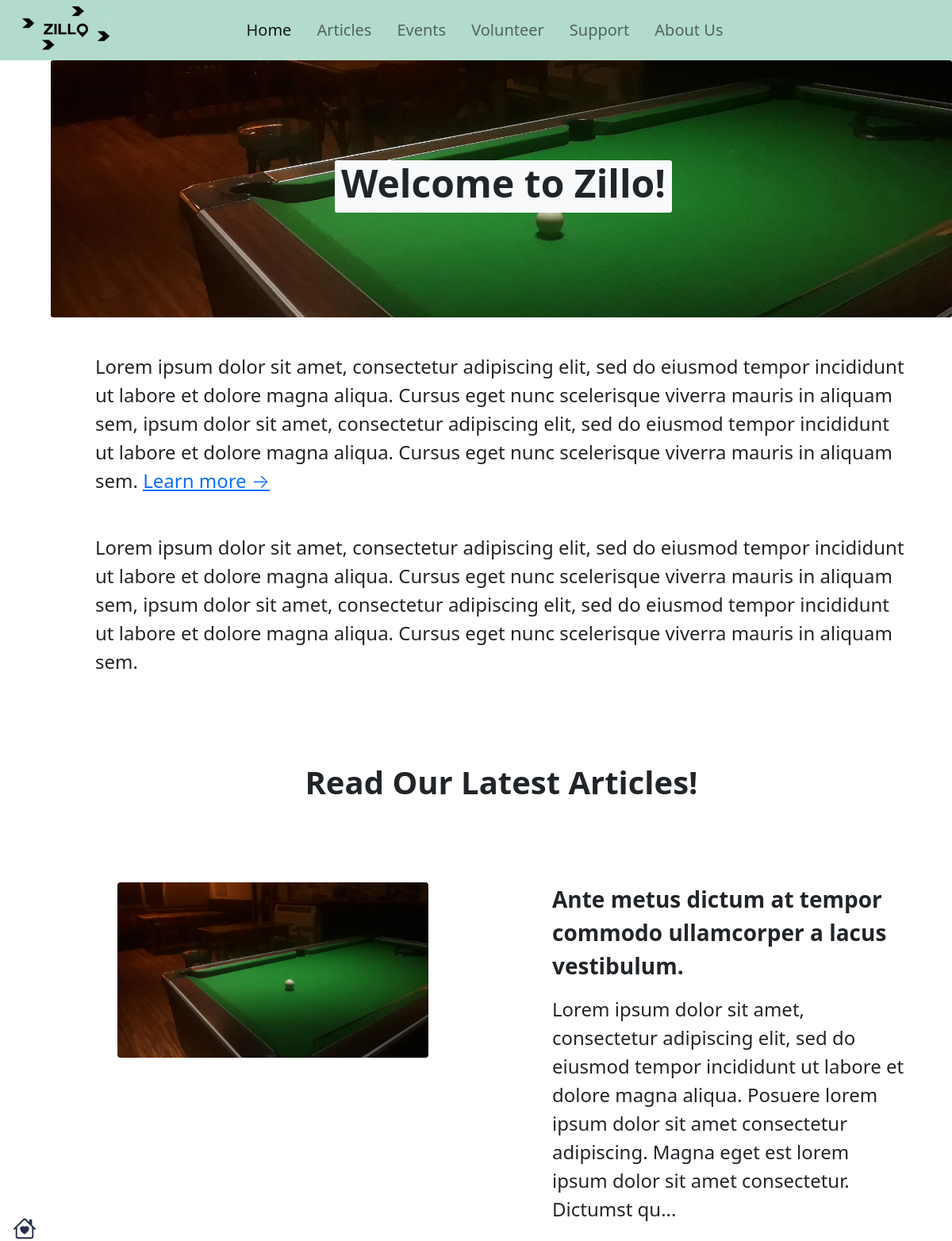
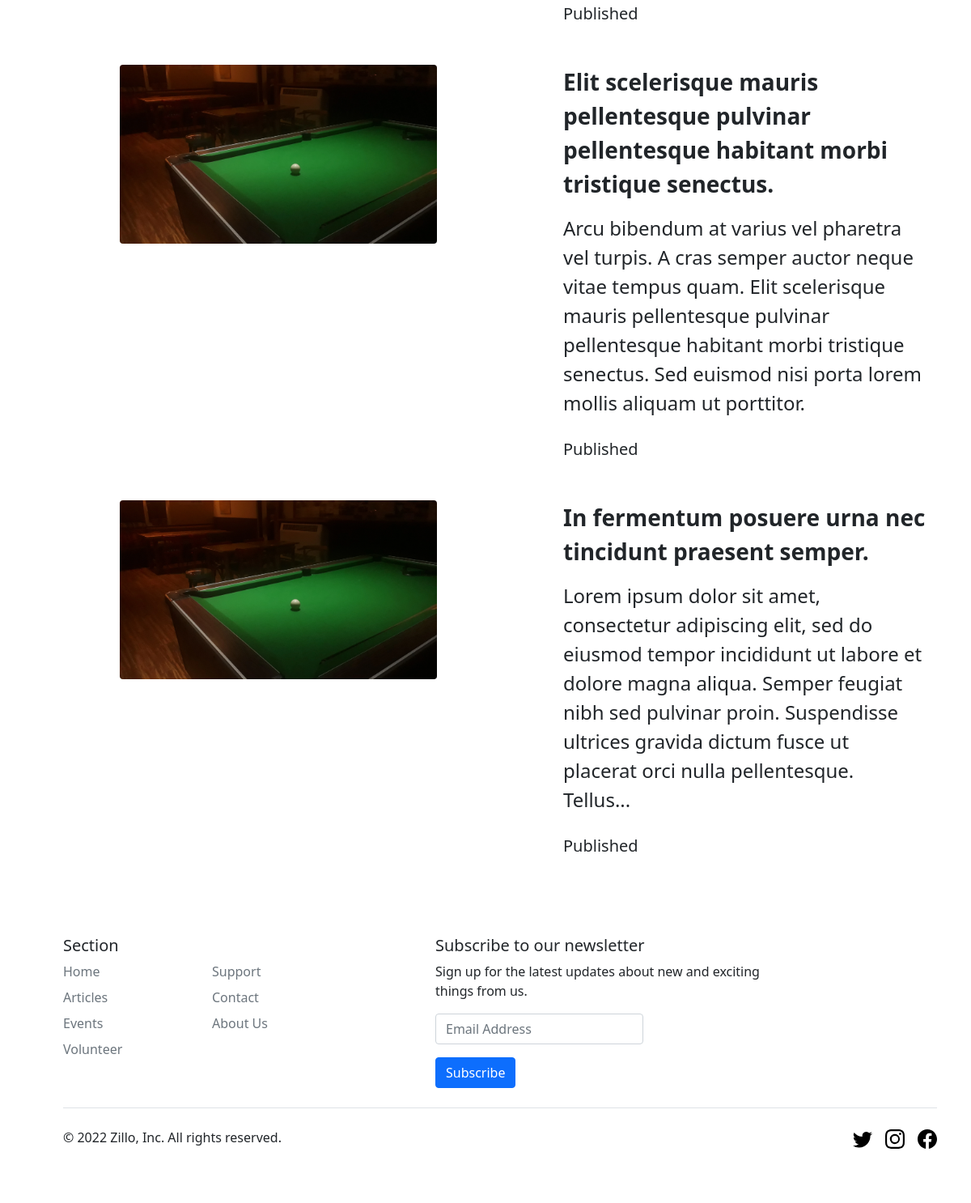
The page / on the database its author committed (2 pictures, top to bottom).
### website/models.py (models this page shows)
class Article(db.Model):
    id = db.Column(db.Integer, primary_key=True)
    datetime_posted = db.Column(db.DateTime(timezone=True), default=func.now())
    datetime_created = db.Column(db.DateTime(timezone=True), default=func.now())
    title = db.Column(db.String(100), nullable=False)
    description = db.Column(db.String(256))
    content = db.Column(db.String(5000), nullable=False)
    youtube_embed_link = db.Column(db.String(200))
    writer_id = db.Column(db.Integer, db.ForeignKey('writer.id'))

### website/views.py (the view)
@views.route('/', methods=['GET', 'POST'])
def home():
    page_settings = {
        'cover_picture': True,
        'current_page': 1,
        'footer' : True,
        'sidebar_segments':1 #maximum 2
        }
    sidebar_links = [
        '#',
        '#'
    ]
    newsletterForm()
    dbarticles = Article.query.order_by(desc(Article.id)).limit(3).all()
    return render_template(
        './home.html',
        cover_picture=page_settings['cover_picture'],
        current_page_num=page_settings['current_page'],
        footer=page_settings['footer'],
        sidebar_links=sidebar_links,
        sidebar_segments=page_settings['sidebar_segments'],
        articles=dbarticles
        )

### website/templates/home.html (shortened to what this page needs)
{% extends "base.html" %}
{% block cover_text %}Welcome to Zillo!{% endblock %}
{% block content %}
    <div class="px-2 py-2" style="width:100%;">
        <div class="pb-5 mx-5 lead fs-4">
            Lorem ipsum dolor sit amet, consectetur adipiscing elit,
            sed do eiusmod tempor incididunt ut labore et dolore magna
            aliqua. Cursus eget nunc scelerisque viverra mauris in
            aliquam sem, ipsum dolor sit amet, consectetur adipiscing elit,
            sed do eiusmod tempor incididunt ut labore et dolore magna
            aliqua. Cursus eget nunc scelerisque viverra mauris in
            aliquam sem. <u><a href="#">Learn more <span>&#8594;</span> </a></u>
        </div>
        <div class="pb-5 mx-5 lead fs-4">
            Lorem ipsum dolor sit amet, consectetur adipiscing elit,
            sed do eiusmod tempor incididunt ut labore et dolore magna
            aliqua. Cursus eget nunc scelerisque viverra mauris in
            aliquam sem, ipsum dolor sit amet, consectetur adipiscing elit,
            sed do eiusmod tempor incididunt ut labore et dolore magna
            aliqua. Cursus eget nunc scelerisque viverra mauris in
            aliquam sem.
        </div>
    </div>
    <div class="my-5" style="width:100%;">
        <div class="mb-5 fs-1 fw-bold text-center">
            Read Our Latest Articles!
        </div>
        <br>
        <br>
        {% for article in articles %}
        <div class="row mb-5 g-3">
            <div class="col-lg text-center">
                <img src="\static\assets\article_covers\{{ article.id }}.webp" alt="Pooltable in dim lighting" class="mx-auto rounded" style="width:70%;"/>
            </div>
            <div class="col-lg">
                <div class="mx-auto" style="width:80%">
                    <div class="mb-3 fs-3 fw-bold" style="width:100%;">
                        {{ article.title }}
                    </div>
                    <div class="mb-4 lead fs-4">
                        {% if article.description != ''%}
                            {{ article.description }}
                        {% elif article.content | length > 250 %}
                            {{ article.content[0:249] + '...' }}
                        {% else %}
                            {{ article.content }}
                        {% endif %}
                    </div>
                    <div class="lead fs-5">
                        Published {{ article.date }}
                    </div>
                </div>
            </div>
        </div>
        {% endfor %}
    </div>
{% endblock %}

### website/templates/base.html (shortened to what this page needs)
<!DOCTYPE html>
<html>
  <head>
      <link href="https://cdn.jsdelivr.net/npm/bootstrap@5.1.3/dist/css/bootstrap.min.css"
      rel="stylesheet"
/>
      <link href="/static/css/variables.css" rel="stylesheet" type="text/css">
  </head>
  <body>
    {% for sidebar_segment in range(sidebar_segments) %}
      <div class="d-flex flex-column flex-shrink-0 top-{% if sidebar_segment == 1 %}50{% else %}0{% endif %}" style="position:fixed; width: 4rem; height: {% if sidebar_segments == 1 %}100{% else %}50{% endif %}%;">
        <ul class="nav nav-flush flex-column mb-auto text-center">
          <li class="nav-item">
            <a href="{{ sidebar_links[sidebar_segment] }}" class="nav-link position-absolute top-50 start-0 translate-middle-y" data-bs-placement="right">
            </a>
          </li>
        </ul>
      </div>
    {% endfor %}
    <nav class="navbar navbar-expand-lg navbar-light" style="background-color: var(--1-clr);">
      <div class="container-fluid">
        <div class="navbar-header">
          <a class="navbar-brand mx-3" href="/hidden/article-manager">
            <img src="/static/assets/ZilloLogo.webp" alt="Zillo logo" width="110" height="60">
          </a>
        </div>
        <div class="collapse navbar-collapse" id="navbarNavAltMarkup" style="margin-left:-7.5rem;">
          <div class="navbar-nav mx-auto">
            <a {% if current_page_num == 1 %}class="nav-link h5 m-2 active" aria-current="page"{% else %}class="nav-link h5 m-2"{% endif %} href="/">Home</a>
            <a {% if current_page_num == 2 %}class="nav-link h5 m-2 active" aria-current="page"{% else %}class="nav-link h5 m-2"{% endif %} href="/articles">Articles</a>
            <a {% if current_page_num == 3 %}class="nav-link h5 m-2 active" aria-current="page"{% else %}class="nav-link h5 m-2"{% endif %} href="/events/events-gridview">Events</a>
            <a {% if current_page_num == 4 %}class="nav-link h5 m-2 active" aria-current="page"{% else %}class="nav-link h5 m-2"{% endif %} href="/volunteer/volunteer-gridview">Volunteer</a>
            <a {% if current_page_num == 5 %}class="nav-link h5 m-2 active" aria-current="page"{% else %}class="nav-link h5 m-2"{% endif %} href="/support">Support</a>
            <a {% if current_page_num == 6 %}class="nav-link h5 m-2 active" aria-current="page"{% else %}class="nav-link h5 m-2"{% endif %} href="/aboutus">About Us</a>
          </div>
        </div>
      </div>
    </nav>
    {% if cover_picture %}
      <div class="position-relative" style="margin-left:4rem; background-color: black;">
        <div class="position-absolute top-0 start-0" style="width:100%;">
        </div>
        <div class="position-absolute start-50 px-2 bg-light" style="top:10.5vw; margin-left:-17.5vw; border-radius:3px">
          <h1 style="font-size:4vw;"><b>{% block cover_text %}{% endblock %}</b></h1>
        </div>
      </div>
    {% endif %}
    <div style="{% if sidebar_segments >= 1 %}margin-left:4rem;{% endif %} {% if cover_picture %}margin-top: 30vw;{% endif %}">
      {% block content %}
      {% endblock %}
    </div>
    {% if footer %}
      <div class="container ps-5">
        <footer class="py-5">
          <div class="row">
            <div class="col-2">
              <h5>Section</h5>
              <ul class="nav flex-column">
                <li class="nav-item mb-2"><a href="#" class="nav-link p-0 text-muted">Home</a></li>
                <li class="nav-item mb-2"><a href="#" class="nav-link p-0 text-muted">Articles</a></li>
                <li class="nav-item mb-2"><a href="#" class="nav-link p-0 text-muted">Events</a></li>
                <li class="nav-item mb-2"><a href="#" class="nav-link p-0 text-muted">Volunteer</a></li>
              </ul>
            </div>
            <div class="col-2">
              <ul class="nav flex-column pt-4">
                <li class="nav-item mb-2"><a href="#" class="nav-link p-0 text-muted">Support</a></li>
                <li class="nav-item mb-2"><a href="#" class="nav-link p-0 text-muted">Contact</a></li>
                <li class="nav-item mb-2"><a href="#" class="nav-link p-0 text-muted">About Us</a></li>
              </ul>
            </div>
            <div class="col-5 offset-1">
              <h5>Subscribe to our newsletter</h5>
              <p>Sign up for the latest updates about new and exciting things from us.</p>
              <div class="d-flex w-100 gap-2">
                <form method="POST">
                  <div class="input-group mb-3">
                    <input type="text" id="newsletter" name="newsletter" class="form-control" placeholder="Email Address" aria-label="Email Address">
                  </div>
                  <button type="submit" class="btn btn-primary">Subscribe</button>
                </form>
              </div>
            </div>
          </div>
          <div class="d-flex justify-content-between py-4 my-4 border-top">
            <p>&copy; 2022 Zillo, Inc. All rights reserved.</p>
            <ul class="list-unstyled d-flex">
              <li class="ms-3"><a class="link-dark" href="#"><svg class="bi" width="24" height="24"><use xlink:href="#twitter"/></svg></a></li>
              <li class="ms-3"><a class="link-dark" href="#"><svg class="bi" width="24" height="24"><use xlink:href="#instagram"/></svg></a></li>
              <li class="ms-3"><a class="link-dark" href="#"><svg class="bi" width="24" height="24"><use xlink:href="#facebook"/></svg></a></li>
            </ul>
          </div>
        </footer>
      </div>
    {% endif %}
  </body>
</html>

### website/static/css/variables.css (style rules this page uses)
:root { --1-clr: #b2dbcc; --2-clr: #222e50; --3-clr: #007991; --4-clr: #fec601; --5-clr: #ea7317; }

### rows shown on the page
Article: title "Ante metus dictum at tempor commodo ullamcorper a lacus vestibulum.", content "Lorem ipsum dolor sit amet, consectetur adipiscing elit, sed do eiusmod tempor incididunt ut labore et dolore magna aliqua. Posuere lorem ipsum dolor sit amet consectetur adipiscing. Magna eget est lorem ipsum dolor sit amet consectetur. Dictumst qu..."
Article: title "Elit scelerisque mauris pellentesque pulvinar pellentesque habitant morbi tristique senectus.", description "Arcu bibendum at varius vel pharetra vel turpis. A cras semper auctor neque vitae tempus quam. Elit scelerisque mauris pellentesque pulvinar pellentesque habitant morbi tristique senectus. Sed euismod nisi porta lorem mollis aliquam ut porttitor."
Article: shows a picture, title "In fermentum posuere urna nec tincidunt praesent semper.", content "Lorem ipsum dolor sit amet, consectetur adipiscing elit, sed do eiusmod tempor incididunt ut labore et dolore magna aliqua. Semper feugiat nibh sed pulvinar proin. Suspendisse ultrices gravida dictum fusce ut placerat orci nulla pellentesque. Tellus..."
